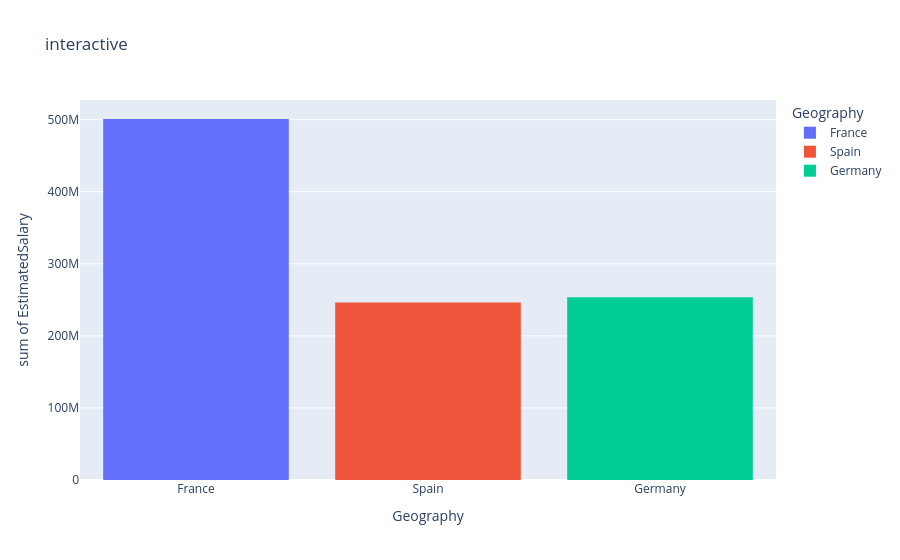

The cell this chart's notebook holds for it:
### Code cell
fig = px.histogram(df,x='Geography',y='EstimatedSalary',color='Geography',title='interactive')
fig.show()

### Figure 1 — Plotly figure (JSON) as saved in the notebook; plotly's stock layout.template omitted (floating-point values rounded to 4 significant figures; data arrays with more than 128 entries replaced by an {"elided": "..."} marker saying what was removed)
{"data": [{"bingroup": "x", "histfunc": "sum", "hovertemplate": "Geography=%{x}<br>sum of EstimatedSalary=%{y}<extra></extra>", "legendgroup": "France", "marker": {"color": "#636efa", "pattern": {"shape": ""}}, "name": "France", "orientation": "v", "showlegend": true, "type": "histogram", "x": {"elided": "5014 str values"}, "xaxis": "x", "y": {"elided": "5014 float values"}, "yaxis": "y"}, {"bingroup": "x", "histfunc": "sum", "hovertemplate": "Geography=%{x}<br>sum of EstimatedSalary=%{y}<extra></extra>", "legendgroup": "Spain", "marker": {"color": "#EF553B", "pattern": {"shape": ""}}, "name": "Spain", "orientation": "v", "showlegend": true, "type": "histogram", "x": {"elided": "2477 str values"}, "xaxis": "x", "y": {"elided": "2477 float values"}, "yaxis": "y"}, {"bingroup": "x", "histfunc": "sum", "hovertemplate": "Geography=%{x}<br>sum of EstimatedSalary=%{y}<extra></extra>", "legendgroup": "Germany", "marker": {"color": "#00cc96", "pattern": {"shape": ""}}, "name": "Germany", "orientation": "v", "showlegend": true, "type": "histogram", "x": {"elided": "2509 str values"}, "xaxis": "x", "y": {"elided": "2509 float values"}, "yaxis": "y"}], "layout": {"barmode": "relative", "legend": {"title": {"text": "Geography"}, "tracegroupgap": 0}, "title": {"text": "interactive"}, "xaxis": {"anchor": "y", "categoryarray": ["France", "Spain", "Germany"], "categoryorder": "array", "domain": [0, 1], "title": {"text": "Geography"}}, "yaxis": {"anchor": "x", "domain": [0, 1], "title": {"text": "sum of EstimatedSalary"}}}}
